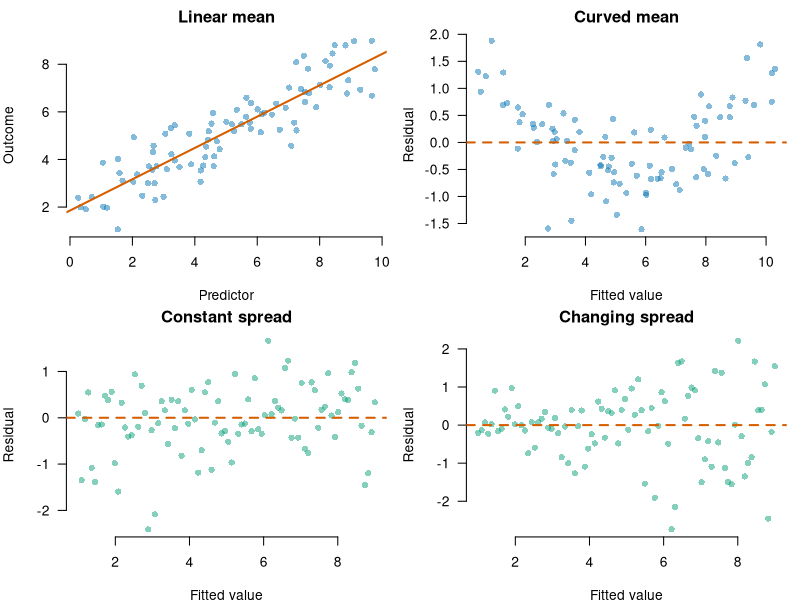
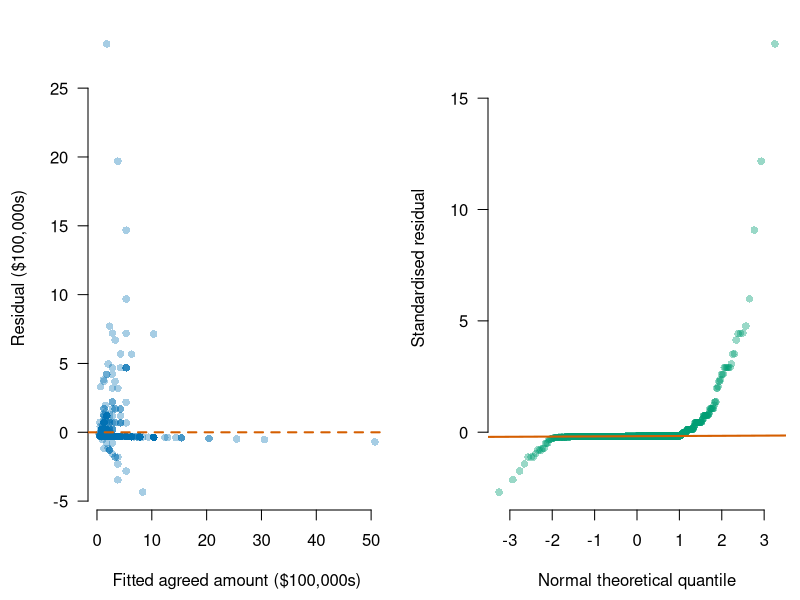

Write R code to recreate these figures, in order.
## ---- chunk 1
knitr::opts_chunk$set(echo = TRUE, message = FALSE, warning = FALSE,
                      fig.width = 7, fig.height = 4.5)
sharks <- read.csv("data/shark_tank_teaching.csv", stringsAsFactors = FALSE)
deals <- subset(sharks, deal_on_show == 1)
deals$ask_100k <- deals$ask_amount_usd / 100000
deals$deal_100k <- deals$deal_amount_usd / 100000
deal_model <- lm(deal_100k ~ ask_100k, data = deals)
## ---- chunk 2
set.seed(802)
n_demo <- 90
x_demo <- runif(n_demo, 0, 10)

y_linear <- 2 + 0.65 * x_demo + rnorm(n_demo, 0, 0.8)
y_curved <- 2 + 0.10 * x_demo + 0.09 * x_demo^2 + rnorm(n_demo, 0, 0.55)
m_curved <- lm(y_curved ~ x_demo)

fit_demo <- seq(1, 9, length.out = n_demo)
res_constant <- rnorm(n_demo, 0, 0.75)
res_fan <- rnorm(n_demo, 0, 0.18 + 0.13 * fit_demo)

old_par <- par(no.readonly = TRUE)
par(mfrow = c(2, 2), mar = c(3.8, 4, 2, 0.8), las = 1)
plot(x_demo, y_linear, pch = 16,
     col = grDevices::adjustcolor("#0072B2", 0.48), bty = "n",
     xlab = "Predictor", ylab = "Outcome", main = "Linear mean")
abline(lm(y_linear ~ x_demo), col = "#D55E00", lwd = 2)

plot(fitted(m_curved), residuals(m_curved), pch = 16,
     col = grDevices::adjustcolor("#0072B2", 0.48), bty = "n",
     xlab = "Fitted value", ylab = "Residual", main = "Curved mean")
abline(h = 0, col = "#D55E00", lwd = 2, lty = 2)

plot(fit_demo, res_constant, pch = 16,
     col = grDevices::adjustcolor("#009E73", 0.48), bty = "n",
     xlab = "Fitted value", ylab = "Residual", main = "Constant spread")
abline(h = 0, col = "#D55E00", lwd = 2, lty = 2)

plot(fit_demo, res_fan, pch = 16,
     col = grDevices::adjustcolor("#009E73", 0.48), bty = "n",
     xlab = "Fitted value", ylab = "Residual", main = "Changing spread")
abline(h = 0, col = "#D55E00", lwd = 2, lty = 2)
par(old_par)
## ---- chunk 3
old_par <- par(no.readonly = TRUE)
par(mfrow = c(1, 2), mar = c(4.5, 4.4, 1.3, 0.7), las = 1)
plot(fitted(deal_model), residuals(deal_model),
     pch = 16, col = grDevices::adjustcolor("#0072B2", alpha.f = 0.35),
     bty = "n", xlab = "Fitted agreed amount ($100,000s)",
     ylab = "Residual ($100,000s)")
abline(h = 0, lty = 2, lwd = 2, col = "#D55E00")
qqnorm(rstandard(deal_model), pch = 16,
       col = grDevices::adjustcolor("#009E73", alpha.f = 0.40),
       bty = "n", main = "", xlab = "Normal theoretical quantile",
       ylab = "Standardised residual")
qqline(rstandard(deal_model), col = "#D55E00", lwd = 2)
par(old_par)
## ---- chunk 4
summary(deal_model)
confint(deal_model)
## ---- chunk 5
coef_table <- summary(deal_model)$coefficients
b1 <- coef_table["ask_100k", "Estimate"]
se_b1 <- coef_table["ask_100k", "Std. Error"]
t_value <- b1 / se_b1
p_value <- 2 * pt(-abs(t_value), df = df.residual(deal_model))

c(estimate = b1, standard_error = se_b1,
  t_statistic = t_value, p_value = p_value)
